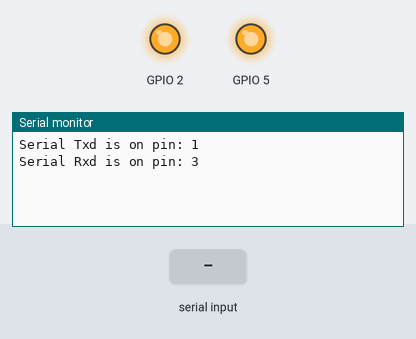
The sketch below on a simulated ESP32. On the bench: output pins drawn as LEDs (lit = HIGH), the last lines printed to the serial monitor. Inputs (shaded band) come from the test bench. Storage starts empty.

Above: at 1.8 s.
1.9 s: "90,45,200\n" received over the second serial link
At 2.7 s:
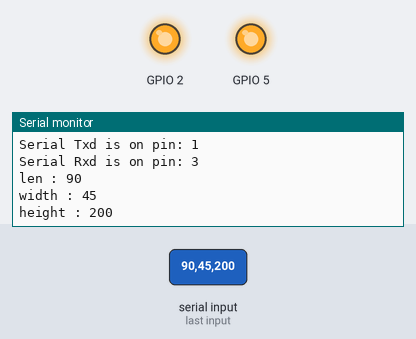
At 4.6 s:
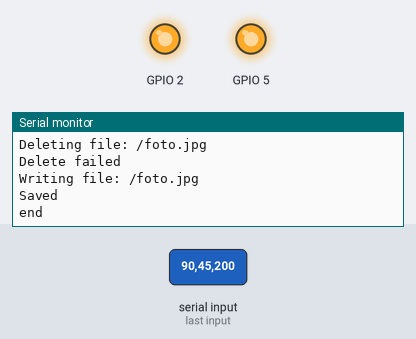

Measured:
- after the input at 1.9 s, the serial monitor: prints a new line at once (image 1)

The sketch:

UART-CAM-SD.ino
```cpp
/*
   There are three serial ports on the ESP known as U0UXD, U1UXD and U2UXD.

   U0UXD is used to communicate with the ESP32 for programming and during reset/boot.
   U1UXD is unused and can be used for your projects. Some boards use this port for SPI Flash access though
   U2UXD is unused and can be used for your projects.

*/

#include "Arduino.h"
#include "FS.h"
#include "SD.h"
#include "SPI.h"

#define RXD2 16
#define TXD2 17

uint32_t freq = 1000000;

void writeFile(fs::FS &fs, const char * path) {
  long msec = millis();
  Serial.printf("Deleting file: %s\n", path);
  if (fs.remove(path)) {
    Serial.println("File deleted");
  } else {
    Serial.println("Delete failed");
  }
  Serial.printf("Writing file: %s\n", path);

  File file = fs.open(path, FILE_WRITE);
  if (!file) {
    Serial.println("Failed to open file in writing mode");
  }
  msec = millis();
  while (1)
  {
    if  (Serial2.available())
    {
      file.write(Serial2.read()); // payload (image), payload length
      msec = millis();
    }
    else if (millis() - msec > 1000)
    {
      break;
    }
  }
  //file.write(fb->buf, fb->len); // payload (image), payload length
  Serial.println("Saved");

  file.close();
}

void setup() {
  // Note the format for setting a serial port is as follows: Serial2.begin(baud-rate, protocol, RX pin, TX pin);

  Serial.begin(115200);
  //Serial1.begin(9600, SERIAL_8N1, RXD2, TXD2);
  Serial2.begin(115200, SERIAL_8N1, RXD2, TXD2);
  Serial.println("Serial Txd is on pin: " + String(TX));
  Serial.println("Serial Rxd is on pin: " + String(RX));

  pinMode(2, OUTPUT);
  pinMode(5, OUTPUT);

  digitalWrite(2, HIGH);
  digitalWrite(5, HIGH);


}

void loop()
{ //Choose Serial1 or Serial2 as required
  int option;
  int len;
  int width;
  int height;
  int format;

  //  Serial.println("Select Option");
  //  option = Serial.parseInt();
  //  //Serial.println(option);
  //  while (1)
  //  {
  //    if (Serial.available())
  //    {
  //      if (option == 1)
  //      {
  //        Serial2.write("1");
  //      }
  //      else if (option == 2)
  //      {
  //        Serial2.write("2");
  //      }
  //      else if (option == 3)
  //      {
  //        Serial2.write("3");
  //      }
  //      else if (option == 4)
  //      {
  //        Serial2.write("4");
  //      }
  //      else if (option == 5)
  //      {
  //        Serial2.write("5");
  //      }
  //      else if (option == 6)
  //      {
  //        Serial2.write("6");
  //      }
  //      break;
  //    }
  //  }
  //
  //  while (1)
  //  {
  //    while (Serial2.available())
  //    {
  //      //Serial.println(Serial2.available());
  //      Serial.write(char(Serial2.read()));
  //    }
  //    break;
  //  }

  long millisec = millis();

  Serial2.write("1");   // read it and send it out Serial1 (pins 0 & 1)
  delay(1000);
  Serial2.write("2");   // read it and send it out Serial1 (pins 0 & 1)
  while (1)
  {
    if  (Serial2.available())
    {
      len = Serial2.parseInt();
      break;
    }


  }
  Serial.print("len : ");
  Serial.println(len);
  Serial2.write("3");   // read it and send it out Serial1 (pins 0 & 1)
  while (1)
  {
    if  (Serial2.available())
    {
      width = Serial2.parseInt();
      break;
    }

  }
  Serial.print("width : ");
  Serial.println(width);

  Serial2.write("4");   // read it and send it out Serial1 (pins 0 & 1)
  while (1)
  {
    if  (Serial2.available())
    {
      height = Serial2.parseInt();
      break;
    }

  }
  Serial.print("height : ");
  Serial.println(height);

  Serial2.write("5");   // read it and send it out Serial1 (pins 0 & 1)
  while (1)
  {
    if  (Serial2.available())
    {
      format = Serial2.parseInt();
      break;
    }

  }
  Serial.print("format : ");
  Serial.println(format);

  if (!SD.begin(4, SPI, freq)) {
    Serial.println("Card Mount Failed");
    return;
  }

  Serial2.write("6");   // read it and send it out Serial1 (pins 0 & 1)
  writeFile(SD, "/foto.jpg");

  //  while (1)
  //  {
  //    if  (Serial2.available())
  //    {
  //      nbyte = Serial2.readBytes(buf, len);
  //      break;
  //    }
  //
  //  }
  //  Serial.print("number of bytes: ");
  //  Serial.println(nbyte);
  Serial2.write("7");   // read it and send it out Serial1 (pins 0 & 1)
  SD.end();
  //Serial2.end();
  Serial.println("end");


  while (1)
  {
    if (Serial.available()) {      // If anything comes in Serial (USB),
      option = Serial.read();
      if (option == 56)
      {
        break;
      }
      Serial2.write(option);   // read it and send it out Serial1 (pins 0 & 1)
      millisec = millis();
    }

    else if (Serial2.available()) {     // If anything comes in Serial1 (pins 0 & 1)
      Serial.write(Serial2.read());   // read it and send it out Serial (USB)
      millisec = millis();
    }
  }
}
```
